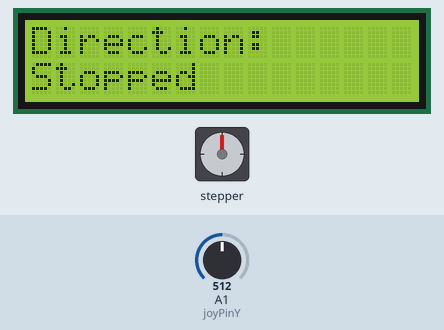
Simulated run of this sketch. Board: Arduino Uno, built with avr-gcc and run on an emulated ATmega328P. On the bench: 16×2 character LCD, stepper motor. The test bench sets the inputs (shaded band); at power-on: A1 (joyPinY) = 512. Stepper angles assume 200 steps per turn.

Above: at 1.2 s.
1.3 s: A1 (joyPinY) set to 606
2.8 s: A1 (joyPinY) set to 628
At 4.36 s:
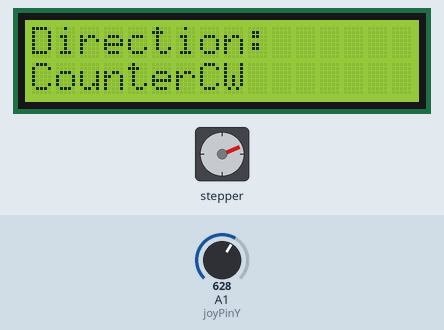
4.4 s: A1 (joyPinY) set to 306
At 4.57 s:
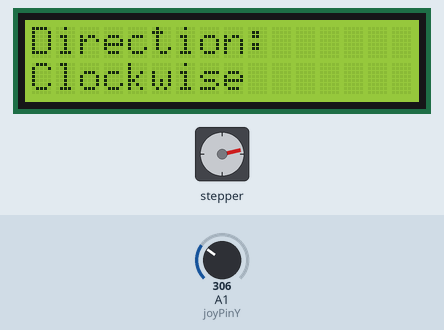
6.0 s: A1 (joyPinY) set to 402
7.6 s: A1 (joyPinY) set to 421
At 8.6 s:
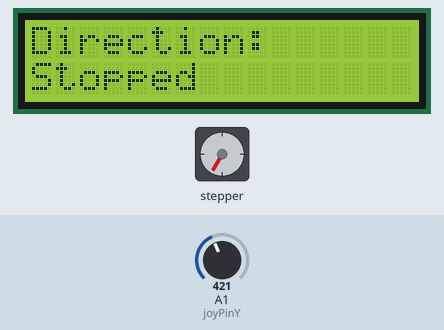
Timing chart, 0 to 10.1 s (numbered marks = the images above; inputs shaded):
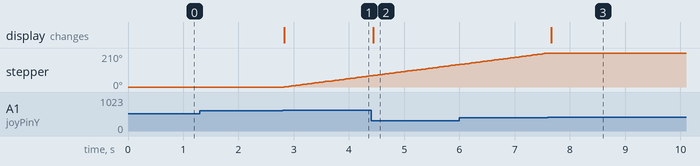

Measured:
- the behaviour switches between 612 and 613 on A1 (joyPinY) (found by bisection; images 0 and 1)
- the behaviour switches between 411 and 412 on A1 (joyPinY) (found by bisection; images 2 and 3)
- after the input at 1.3 s, every drawn part: stays the same
- after the input at 2.8 s, stepper: keeps turning clockwise at about 45°/s, starting at once; the display: changes at once (image 1)
- after the input at 4.4 s, the display: changes at once (image 2)
- after the input at 7.6 s, stepper: goes on until 7.6 s, then stays 210°; the display: changes after 0.06 s (image 3)

The sketch:

Stepper_motor_Controlled_by_Joystick.ino
```cpp
#include <Stepper.h>
#include <Wire.h>
#include <LiquidCrystal_I2C.h>

// Define number of steps per revolution for your stepper motor
const int stepsPerRevolution = 200;

// Initialize the stepper motor
Stepper myStepper(stepsPerRevolution, 8, 9);  // STEP connected to pin 8, DIR connected to pin 9

// Joystick pins
const int joyPinY = A1;  // Analog input pin for Y-axis

// Joystick threshold
const int joyThreshold = 512;  // Center position of joystick

// LCD module settings
LiquidCrystal_I2C lcd(0x27, 16, 2);  // Set the LCD I2C address and dimensions

void setup() {
  // Initialize the LCD with 16 columns and 2 rows
  lcd.begin(16, 2);
  lcd.backlight();

  // Set the speed of the stepper motor (RPM)
  myStepper.setSpeed(30);  // Reduced speed to 30 RPM
}

void loop() {
  // Read the analog value from the joystick
  int joyValY = analogRead(joyPinY);

  // Direction display
  if (joyValY < joyThreshold - 100) {
    lcd.setCursor(0, 0);
    lcd.print("Direction: ");
    lcd.setCursor(0, 1);
    lcd.print("Clockwise ");

    // Set the direction of the stepper motor
    digitalWrite(9, HIGH);  // DIR pin

    // Move the stepper motor
    myStepper.step(1);
    delay(10);  // Delay to slow down the motor
  }
  else if (joyValY > joyThreshold + 100) {
    lcd.setCursor(0, 0);
    lcd.print("Direction: ");
    lcd.setCursor(0, 1);
    lcd.print("CounterCW ");

    // Set the direction of the stepper motor
    digitalWrite(9, LOW);  // DIR pin

    // Move the stepper motor
    myStepper.step(1);
    delay(10);  // Delay to slow down the motor
  }
  else {
    // Stop the motor
    myStepper.step(0);
    lcd.setCursor(0, 0);
    lcd.print("Direction: ");
    lcd.setCursor(0, 1);
    lcd.print("Stopped   ");
  }
}
```
